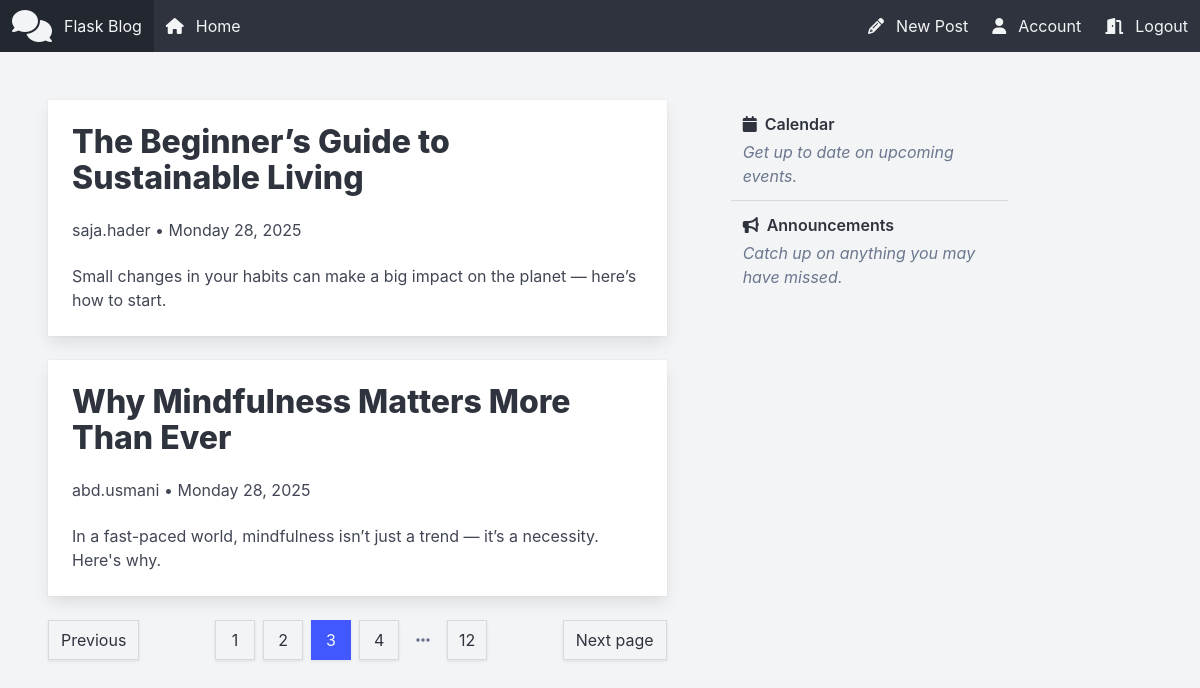
The page /?page=3&username= (signed in) on the database its author committed.
### app/utils/models/Post.py (models this page shows, shortened)
class Post(db.Model):
    __tablename__ = "posts"
    id = db.Column(db.Integer, primary_key=True)
    title = db.Column(db.String(100), nullable=False)
    date_posted = db.Column(db.DateTime, default=lambda: datetime.now(timezone.utc))
    content = db.Column(db.Text, nullable=False)
    user_id = db.Column(db.Integer, db.ForeignKey("users.id"), nullable=False)
    author = db.relationship("User", back_populates="posts")

### app/utils/models/User.py (models this page shows, shortened)
class User(db.Model, UserMixin):
    __tablename__ = "users"
    id = db.Column(db.Integer, primary_key=True)
    username = db.Column(db.String(20), unique=True, nullable=False)
    email = db.Column(db.String(120), unique=True, nullable=False)
    password = db.Column(db.String(60), nullable=False)
    posts = db.relationship("Post", back_populates="author", lazy="select")

### app/routes/default/web_routes.py (the view)
@bp_default_web.route("/home")
@bp_default_web.route("/")
@login_required
def home():
    page = request.args.get("page", default=1, type=int)
    posts = Post.query.order_by(Post.date_posted.desc()).paginate(per_page=2, page=page)
    return render_template("home.html", posts=posts)

### app/utils/models/User.py (called while the page is built)
@login_manager.user_loader
def load_user(id):
    return User.query.filter_by(id=id).one()

### app/templates/default/home.html
{% extends 'layout/base.html' %}
{% set endpoint = "default_web.home" %}
{% block content %}
    {% for post in posts.items %}
        {% include './components/_post.html' %}
    {% endfor %}
    {% include './components/_pagination.html' %}
{% endblock content %}

### app/templates/components/_post.html (shortened to what this page needs)
<div class="card is-radiusless">
    <div class="card-content">
        <p class="title is-spaced">
            <a href='{{ url_for("post_web.post_page", post_id=post.id) }}'
               class="has-text-inherit">
                {{ post.title }}
            </a>
        </p>
        <p class="subtitle is-6">
            <a href='{{ url_for("user_web.user_posts", username=post.author.username) }}'
               class="has-text-inherit">
                {{ post.author.username }}
            </a>
            • {{ post.date_posted.strftime("%A %d, %Y") }}
        </p>
        <p class="block has-text-inherit">
            {{ post.content }}
        </p>
    </div>
</div>

### rows shown on the page
Post: title "The Beginner’s Guide to Sustainable Living", author.username "saja.hader", date_posted "Monday 28, 2025", content "Small changes in your habits can make a big impact on the planet — here’s how to start."
Post: title "Why Mindfulness Matters More Than Ever", author.username "abd.usmani", date_posted "Monday 28, 2025", content "In a fast-paced world, mindfulness isn’t just a trend — it’s a necessity. Here's why."

### other values the page prints
{{ page_num }} "1" "2" "4" "12"
{{ page_num }} "3"
